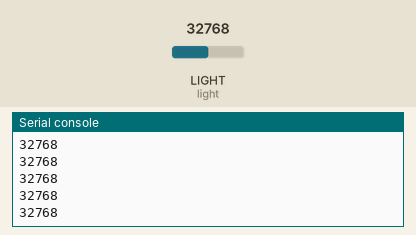
This program was run on a simulated CircuitPython board. Parts: the last lines printed to the serial console. Inputs (shaded band) come from the test bench; at power-on: LIGHT (light) = 32768 (analog values on the 0–65535 scale).

Above: at 1.2 s.
1.3 s: LIGHT (light) set to 45874
At 1.31 s:
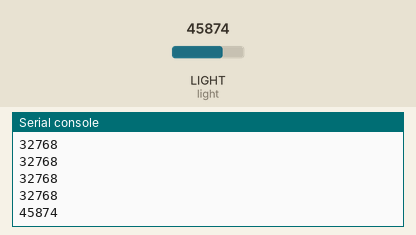
2.8 s: LIGHT (light) set to 57670
At 2.81 s:
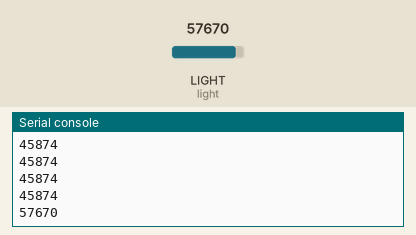
Timing chart, 0 to 5.8 s (numbered marks = the images above; inputs shaded):
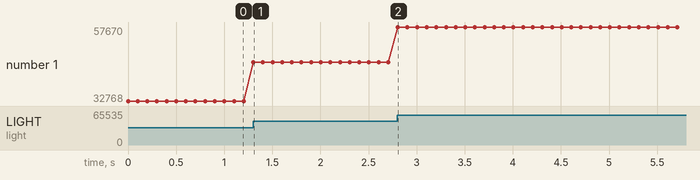

The program:

demo.py
```python
import sys
import os
import time

import board
import analogio

light = analogio.AnalogIn(board.LIGHT)


""" Check Python implementation for testing purposes. """
if sys.implementation.name == 'circuitpython':
    pass

def main():
    """ event loop """
    while True:
        print(light.value)
        time.sleep(0.1)
if sys.implementation.name == 'circuitpython':
    main()
```

Measured:
- after the input at 1.3 s, the serial console: prints a new line at once (image 1)
- after the input at 2.8 s, the serial console: prints a new line at once (image 2)
- plotted number 1: 32768 → 45874 after the input at 1.3 s, 45874 → 57670 after the input at 2.8 s
